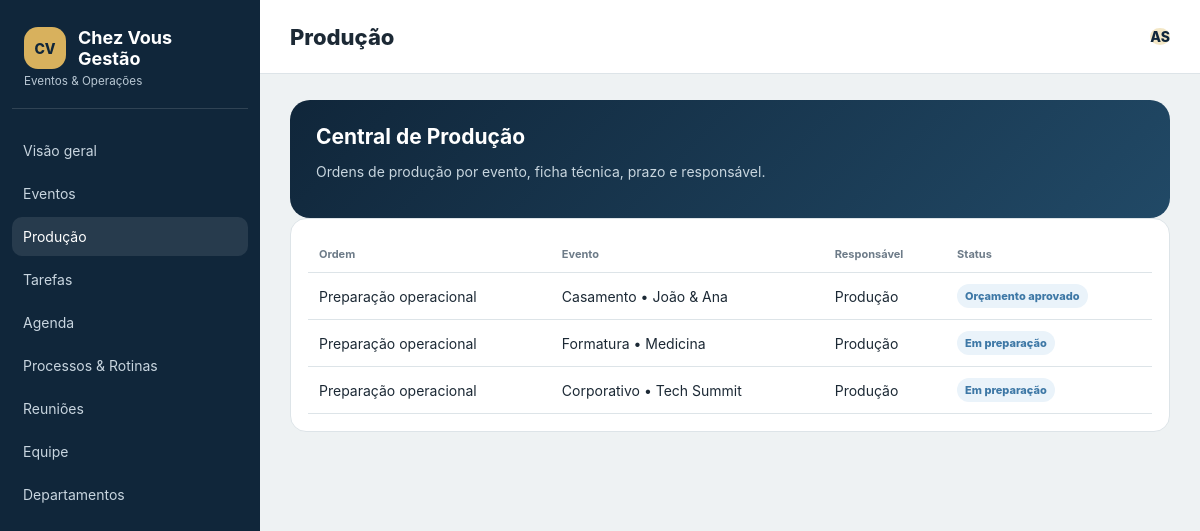
The app's page /?page=production with its own data.
### tables this page shows
CREATE TABLE events (id INT UNSIGNED AUTO_INCREMENT PRIMARY KEY, client_name VARCHAR(160) NOT NULL, event_type VARCHAR(60) NOT NULL, event_date DATE NOT NULL, event_time TIME NOT NULL, venue VARCHAR(160) NOT NULL, guest_count SMALLINT UNSIGNED NOT NULL, commercial_owner VARCHAR(120) NOT NULL, amount DECIMAL(12,2) NULL, budget_file VARCHAR(255) NULL, status VARCHAR(50) NOT NULL DEFAULT 'Orçamento aprovado', preparation_percent TINYINT UNSIGNED NOT NULL DEFAULT 0, created_at TIMESTAMP DEFAULT CURRENT_TIMESTAMP, INDEX idx_events_date (event_date));

### public/index.php (called while the page is built, shortened)
<?php
spl_autoload_register(function(string $class): void { $prefix='ChezVous\\'; if(str_starts_with($class,$prefix)){ $file=dirname(__DIR__).'/src/'.str_replace('\\','/',substr($class,strlen($prefix))).'.php'; if(is_file($file)) require $file; }});
Env::load(dirname(__DIR__).'/.env'); $page=$_GET['page']??'dashboard'; $allowed=['dashboard'=>'Visão geral','events'=>'Eventos','production'=>'Produção','tasks'=>'Tarefas','agenda'=>'Agenda','processes'=>'Processos & Rotinas','meetings'=>'Reuniões','team'=>'Equipe','departments'=>'Departamentos']; if(!isset($allowed[$page])){$page='dashboard';http_response_code(404);} $db=Connection::make(); $eventsRepo=new EventRepository($db);$tasksRepo=new TaskRepository($db);
$events=$eventsRepo->all();$tasks=$tasksRepo->all();$departments=$db->query('SELECT * FROM departments ORDER BY name')->fetchAll();$users=$db->query('SELECT u.*,d.name department FROM users u LEFT JOIN departments d ON d.id=u.department_id ORDER BY u.name')->fetchAll(); $flash=$_SESSION['flash']??null;unset($_SESSION['flash']);
require dirname(__DIR__).'/src/Features/Dashboard/Views/layout.php';

### src/Shared/View/View.php (called while the page is built, shortened)
<?php
final class View { public static function e(mixed $value): string { return htmlspecialchars((string)$value, ENT_QUOTES|ENT_SUBSTITUTE, 'UTF-8'); }}

### src/Features/Events/EventRepository.php (called while the page is built, shortened)
<?php
final class EventRepository { public function __construct(private PDO $db) {} public function all(): array { return $this->db->query('SELECT * FROM events ORDER BY event_date, event_time')->fetchAll(); } public function create(array $d): int { $s=$this->db->prepare('INSERT INTO events (client_name,event_type,event_date,event_time,venue,guest_count,commercial_owner,amount,budget_file) VALUES (:client_name,:event_type,:event_date,:event_time,:venue,:guest_count,:commercial_owner,:amount,:budget_file)'); $s->execute($d); return (int)$this->db->lastInsertId(); }}

### src/Features/Dashboard/Views/layout.php (the view, shortened to what this page needs)
<?php use ChezVous\Shared\View\View; $e=[View::class,'e']; $byStatus=[];foreach($tasks as $task)$byStatus[$task['status']][]=$task; ?>
<!doctype html><html lang="pt-BR"><head><meta charset="utf-8"><meta name="viewport" content="width=device-width,initial-scale=1"><title>Chez Vous Gestão</title><link rel="stylesheet" href="/assets/app.css"></head><body><div class="app"><aside class="sidebar"><div class="brand"><div class="logo">CV</div><h1>Chez Vous Gestão</h1><small>Eventos & Operações</small></div><nav class="nav"><?php foreach($allowed as $key=>$label): ?><a class="<?= $page===$key?'active':'' ?>" href="/?page=<?= $key ?>"><?= $e($label) ?></a><?php endforeach ?></nav></aside><main class="main"><header class="topbar"><b class="page-title"><?= $e($allowed[$page]) ?></b><div class="avatar">AS</div></header><div class="content"><?php if($flash): ?><div class="flash"><?= $e($flash) ?></div><?php endif ?>
<?php if($page==='dashboard'): ?><section class="hero"><div><h2>Bom dia, Alisson.</h2><p>Visão consolidada de eventos, tarefas e pendências da operação.</p></div><a class="btn gold" href="/?page=events&new=1">+ Novo evento</a></section><div class="grid four"><?php foreach([['Eventos próximos',count($events)],['Tarefas abertas',count(array_filter($tasks,fn($t)=>$t['status']!=='Concluída'))],['Aguardando validação',count($byStatus['Em validação']??[])],['Equipe',count($users)]] as [$l,$n]): ?><div class="card"><div class="meta"><?= $l ?></div><div class="num"><?= $n ?></div></div><?php endforeach ?></div><div class="grid two"><div><div class="section-head"><h3>Eventos prioritários</h3></div><div class="grid two"><?php foreach(array_slice($events,0,2) as $event): ?><div class="event-card"><div class="event-top"><div><div class="event-title"><?= $e($event['event_type']) ?> • <?= $e($event['client_name']) ?></div><div class="meta"><?= $e($event['event_date']) ?> • <?= $e($event['guest_count']) ?> convidados • <?= $e($event['venue']) ?></div></div><span class="pill orange"><?= $e($event['status']) ?></span></div><div class="progress"><span style="width:<?= (int)$event['preparation_percent'] ?>%"></span></div></div><?php endforeach ?></div></div><div><div class="section-head"><h3>Meu dia</h3></div><div class="card"><?php foreach(array_slice($tasks,0,4) as $task): ?><div class="task <?= $task['status']==='Concluída'?'done':'' ?>"><span class="check"></span><div><b><?= $e($task['title']) ?></b><div class="meta"><?= $e($task['department']??'') ?> • <?= $e($task['due_at']) ?></div></div></div><?php endforeach ?></div></div></div>
<?php elseif($page==='production'): ?><section class="hero"><div><h2>Central de Produção</h2><p>Ordens de produção por evento, ficha técnica, prazo e responsável.</p></div></section><div class="card"><table><tr><th>Ordem</th><th>Evento</th><th>Responsável</th><th>Status</th></tr><?php foreach($events as $event): ?><tr><td>Preparação operacional</td><td><?= $e($event['event_type'].' • '.$event['client_name']) ?></td><td>Produção</td><td><span class="pill"><?= $e($event['status']) ?></span></td></tr><?php endforeach ?></table></div>
<?php endif ?></div></main></div></body></html>

### public/assets/app.css (style rules this page uses)
:root { --navy:#10263a;--gold:#d8b15d;--line:#dde4e8;--muted:#6d7b88;--green:#2f8f68;--orange:#c97824;--red:#bd4d55;--blue:#3e78a6 }
* { box-sizing:border-box }
body { margin:0;font:14px Inter,Segoe UI,Arial,sans-serif;background:#eef2f3;color:#1c2935 }
.app { display:flex;min-height:100vh }
.sidebar { width:260px;background:var(--navy);color:#fff;position:fixed;inset:0 auto 0 0;padding:25px 12px;z-index:2 }
.brand { padding:0 12px 20px;border-bottom:1px solid #ffffff22 }
.logo,.avatar { display:grid;place-items:center;background:#f3e7c6;color:var(--navy);font-weight:800;border-radius:50% }
.logo { width:42px;height:42px;background:var(--gold);border-radius:14px;float:left;margin-right:12px }
.brand h1 { margin:2px 0;font-size:18px }
.brand small { color:#b8c7d3 }
.nav { clear:both;padding-top:18px }
.nav a { display:block;color:#c8d5df;text-decoration:none;padding:11px;border-radius:10px;margin:4px 0 }
.nav a:hover,.nav a.active { background:#ffffff19;color:white }
.main { margin-left:260px;width:calc(100% - 260px) }
.topbar { height:74px;background:#fff;display:flex;justify-content:space-between;align-items:center;padding:0 30px;border-bottom:1px solid var(--line);position:sticky;top:0;z-index:1 }
.page-title { font-size:22px;font-weight:800 }
.content { padding:26px 30px }
.hero { background:linear-gradient(135deg,var(--navy),#214966);color:#fff;padding:24px 26px;border-radius:20px;display:flex;justify-content:space-between;align-items:center }
.hero h2 { margin:0 }
.hero p,.sub,.meta { color:var(--muted) }
.hero p { color:#c8d6df }
.card { background:#fff;border:1px solid var(--line);border-radius:16px;padding:17px }
.pill { display:inline-block;padding:5px 8px;border-radius:999px;font-size:11px;font-weight:800;background:#eaf3fa;color:var(--blue) }
table { width:100%;border-collapse:collapse }
th,td { text-align:left;padding:11px;border-bottom:1px solid var(--line) }
th { font-size:11px;color:var(--muted) }

### records on screen
events: event_type+client_name "Casamento • João & Ana", status "Orçamento aprovado"
events: event_type+client_name "Formatura • Medicina", status "Em preparação"
events: event_type+client_name "Corporativo • Tech Summit", status "Em preparação"

### other values on screen
$e($label) "Visão geral"
$e($label) "Eventos"
$e($label) "Produção"
$e($label) "Tarefas"
$e($label) "Agenda"
$e($label) "Processos & Rotinas"
$e($label) "Reuniões"
$e($label) "Equipe"
$e($label) "Departamentos"
$e($allowed[$page]) "Produção"
